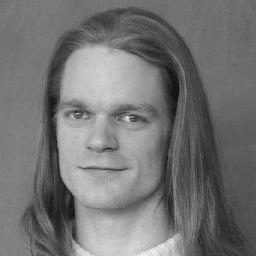
#> input picture project_01/images/bauckhage.jpg, 256 x 256 px
$ jupyter execute Task2.ipynb   (older library calls are emulated)
#> lines starting #> are read from the running program, lines starting #| are printed output that depends on the picture
[cell 1]
import scipy.misc as misc
import numpy as np
import matplotlib.pyplot as plt

def readImage(filename):
#> called with filename = 'images/bauckhage.jpg'
    f = misc.imread(filename, flatten=True).astype("float")
#> f: shape (256, 256) float64; min 8, max 244, mean 115.4
    return f

[cell 2]
bauckhage = readImage('images/bauckhage.jpg')

plt.hist(bauckhage.ravel(), bins=257)
plt.show()
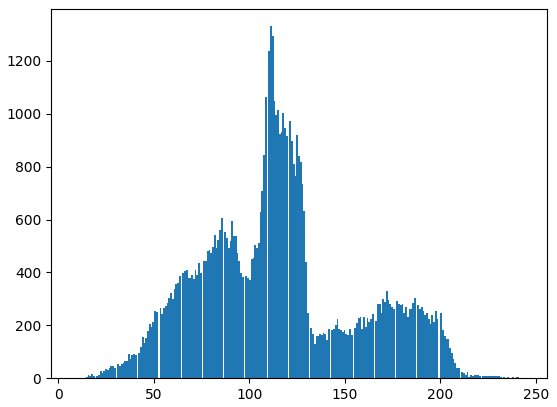
#> figure drawn by matplotlib, 1 panel; tallest bar 1331 high, from x = 110.8 to 111.8

hist = np.histogram(bauckhage.ravel(), bins=np.arange(257), normed=True)[0]
#> hist = 256 values, max 0.0203 at index 111, min 0 at index 0, mean 0.00391
cumHist = np.cumsum(hist)
#> cumHist = 256 values from 0 to 1

[cell 3]
plt.figure()
plt.plot(np.arange(256), hist)
plt.figure()
plt.plot(np.arange(256), cumHist)
plt.show()
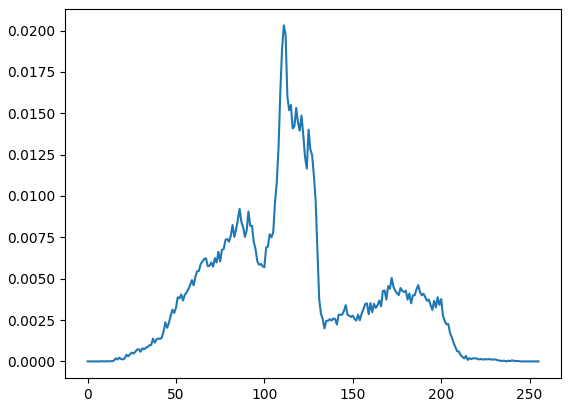
#> figure drawn by matplotlib, 1 panel; curve peaks at x = 111, y = 0.0203
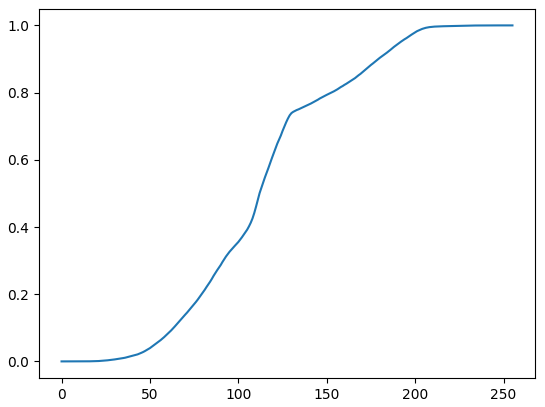
#> figure drawn by matplotlib, 1 panel; curve peaks at x = 244, y = 1
print (hist.shape)
#| (256,)
print (cumHist.shape)
#| (256,)

[cell 4]
def transWeibull(H, l, k):
#> called with H = array of shape (256,), l = 40, k = 2
    a = 1. - H
#> a = 256 values, max 1 at index 0, min 0 at index 244, mean 0.451
    b = np.array( [ np.log(1. / i) if i != 0 else 0 for i in cumHist] )
#> b = 256 values, max 11.09 at index 8, min 0 at index 0, mean 1.5
    c = b**(1. / k)
#> c = 256 values, max 3.33 at index 8, min 0 at index 0, mean 0.873
    d = c*l
#> d = 256 values, max 133.2 at index 8, min 0 at index 0, mean 34.93
    return d

T = transWeibull(cumHist, 40., 2.)
#> T has the same summary as d in transWeibull

print (T.shape)
#| (256,)

[cell 5]
plt.figure()
plt.plot(np.arange(256), T)
plt.show()
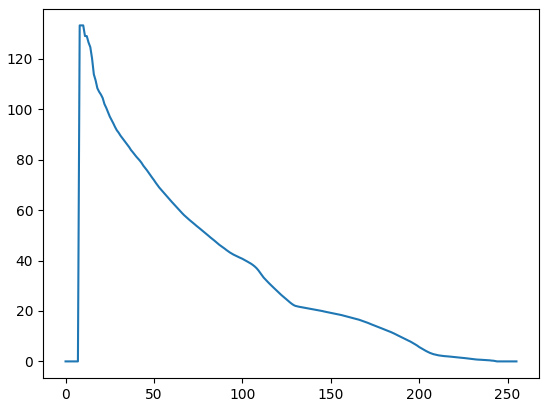
#> figure drawn by matplotlib, 1 panel; curve peaks at x = 8, y = 133.2

[cell 6]
image_equalized = np.interp(bauckhage.flatten(), np.arange(256), T)
plt.imshow(image_equalized.reshape(bauckhage.shape),  cmap='gray')
plt.axis('off')
plt.show()
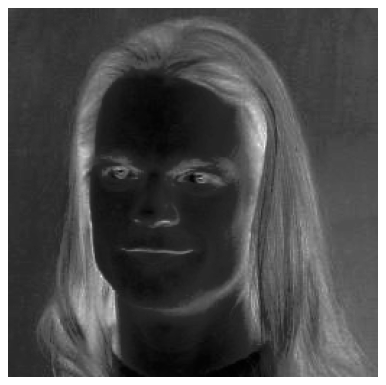
#> figure drawn by matplotlib, 1 panel

$ run again, with project_01/images/clock.jpg copied over project_01/images/bauckhage.jpg
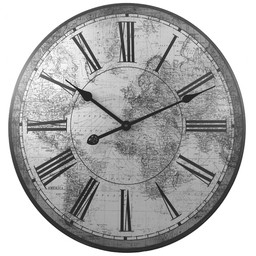
#> input picture project_01/images/clock.jpg, 256 x 256 px
#> hist = 256 values, max 0.254 at index 255, min 0 at index 0, mean 0.00391
#> cumHist = 256 values from 0 to 1
#> `plt.show()`:
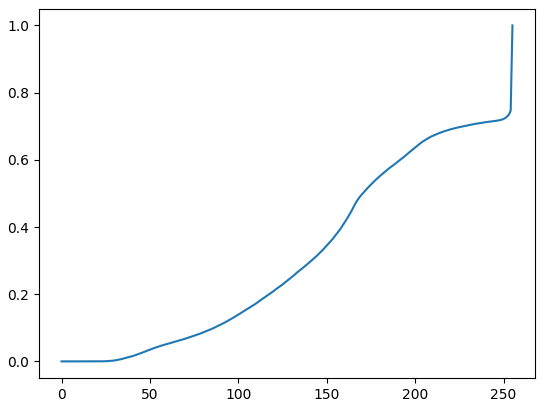
#> figure drawn by matplotlib, 1 panel; curve peaks at x = 255, y = 1
#| (256,)
#| (256,)
#> a = 256 values, max 1 at index 0, min 0 at index 255, mean 0.686
#> b = 256 values, max 11.09 at index 11, min 0 at index 0, mean 2.03
#> c = 256 values, max 3.33 at index 11, min 0 at index 0, mean 1.23
#> d = 256 values, max 133.2 at index 11, min 0 at index 0, mean 49.18
#> T has the same summary as d in transWeibull
#| (256,)
#> `plt.show()`:
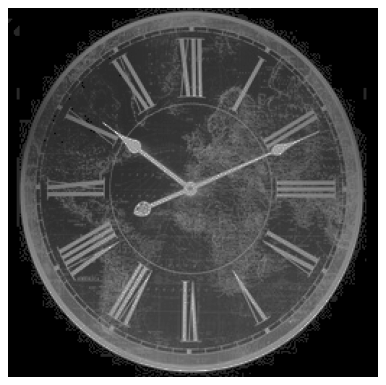
#> figure drawn by matplotlib, 1 panel

$ run again, with project_01/images/cat.png saved as project_01/images/bauckhage.jpg
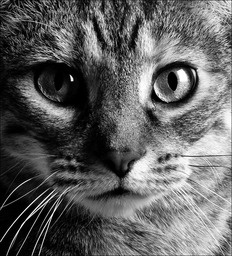
#> input picture project_01/images/cat.png, 232 x 256 px
#> hist = 256 values, max 0.0218 at index 0, min 0.000387 at index 249, mean 0.00391
#> cumHist = 256 values from 0.0218 to 1
#> `plt.show()`:
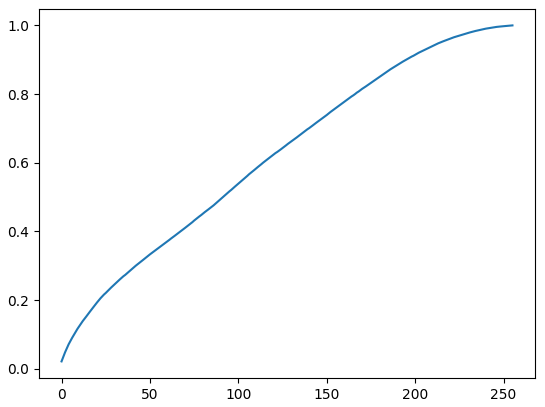
#> figure drawn by matplotlib, 1 panel; curve peaks at x = 255, y = 1
#| (256,)
#| (256,)
#> a = 256 values, max 0.978 at index 0, min 0 at index 255, mean 0.377
#> b = 256 values, max 3.83 at index 0, min 0 at index 255, mean 0.634
#> c = 256 values, max 1.96 at index 0, min 0 at index 255, mean 0.682
#> d = 256 values, max 78.24 at index 0, min 0 at index 255, mean 27.26
#> T has the same summary as d in transWeibull
#| (256,)
#> `plt.show()`:
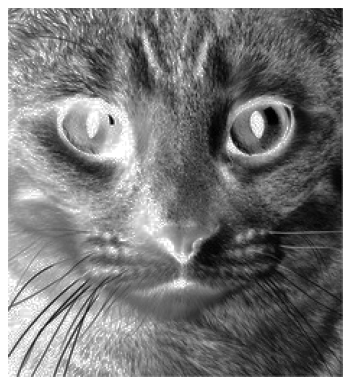
#> figure drawn by matplotlib, 1 panel
